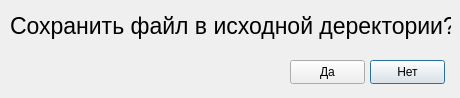
<?xml version="1.0" encoding="UTF-8"?>
<ui version="4.0">
 <class>filesaver</class>
 <widget class="QDialog" name="filesaver">
  <property name="geometry">
   <rect>
    <x>0</x>
    <y>0</y>
    <width>460</width>
    <height>98</height>
   </rect>
  </property>
  <property name="windowTitle">
   <string>Dialog</string>
  </property>
  <widget class="QLabel" name="label">
   <property name="geometry">
    <rect>
     <x>10</x>
     <y>-10</y>
     <width>441</width>
     <height>71</height>
    </rect>
   </property>
   <property name="font">
    <font>
     <pointsize>17</pointsize>
    </font>
   </property>
   <property name="text">
    <string>Сохранить файл в исходной деректории?</string>
   </property>
  </widget>
  <widget class="QPushButton" name="noButton">
   <property name="geometry">
    <rect>
     <x>370</x>
     <y>60</y>
     <width>75</width>
     <height>24</height>
    </rect>
   </property>
   <property name="text">
    <string>Нет</string>
   </property>
  </widget>
  <widget class="QPushButton" name="yesButton">
   <property name="geometry">
    <rect>
     <x>290</x>
     <y>60</y>
     <width>75</width>
     <height>24</height>
    </rect>
   </property>
   <property name="text">
    <string>Да</string>
   </property>
  </widget>
 </widget>
 <resources/>
 <connections/>
</ui>
